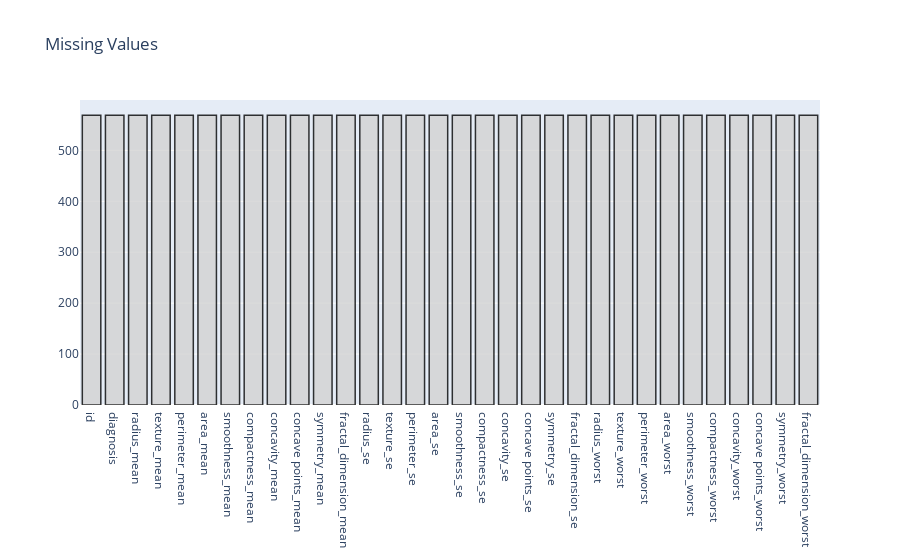

Notebook code cell kept with this figure:
### Markdown cell above
Missing values

### Code cell
null_feat = pd.DataFrame(len(df['id']) - df.isnull().sum(), columns = ['Count'])

trace = go.Bar(x = null_feat.index, y = null_feat['Count'] ,opacity = 0.8, marker=dict(color = 'lightgrey',
        line=dict(color='#000000',width=1.5)))

layout = dict(title =  "Missing Values")
                    
fig = dict(data = [trace], layout=layout)
py.iplot(fig)

### Figure 1 — Plotly figure (JSON) as saved in the notebook; plotly's stock layout.template omitted (floating-point values rounded to 4 significant figures)
{"data": [{"marker": {"color": "lightgrey", "line": {"color": "#000000", "width": 1.5}}, "opacity": 0.8, "type": "bar", "x": ["id", "diagnosis", "radius_mean", "texture_mean", "perimeter_mean", "area_mean", "smoothness_mean", "compactness_mean", "concavity_mean", "concave points_mean", "symmetry_mean", "fractal_dimension_mean", "radius_se", "texture_se", "perimeter_se", "area_se", "smoothness_se", "compactness_se", "concavity_se", "concave points_se", "symmetry_se", "fractal_dimension_se", "radius_worst", "texture_worst", "perimeter_worst", "area_worst", "smoothness_worst", "compactness_worst", "concavity_worst", "concave points_worst", "symmetry_worst", "fractal_dimension_worst"], "y": [569, 569, 569, 569, 569, 569, 569, 569, 569, 569, 569, 569, 569, 569, 569, 569, 569, 569, 569, 569, 569, 569, 569, 569, 569, 569, 569, 569, 569, 569, 569, 569]}], "layout": {"title": {"text": "Missing Values"}}}
